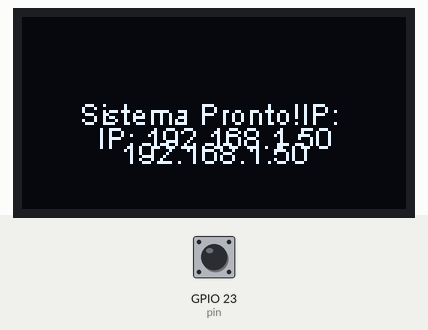
The sketch below on a simulated ESP32. Shown: 128×64 one-colour display. The inputs (shaded band) are chosen by the test bench; at power-on: GPIO 23 (pin) HIGH. WiFi joins after 1.5 s; servers stay silent unless stated; what the sketch prints to the serial monitor is not drawn.

Above: at 2.7 s.
2.8 s: GPIO 23 (pin) pulled LOW for 3.2 s
At 6.2 s:
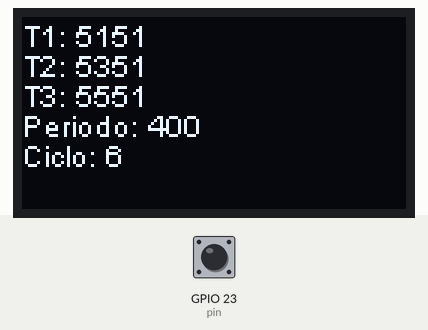
7.5 s: GPIO 23 (pin) pulled LOW for 0.15 s
At 8.2 s:
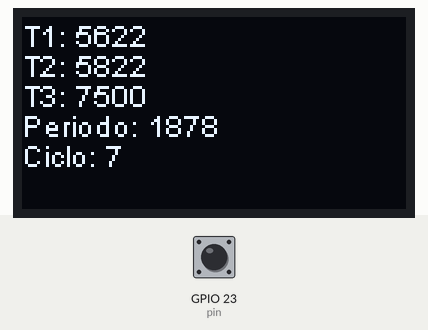
Timing chart, 0 to 10.5 s (numbered marks = the images above; inputs shaded):
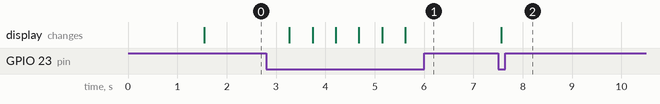

Measured:
- after the input at 2.8 s, the display: first changes after 0.47 s (image 1 shows a later state)
- after the input at 7.5 s, the display: changes after 0.07 s (image 2)

The sketch:

Pendulo_OTA_WM_WebServer.ino
```cpp
//#define WFM_ENABLE
#include <WiFi.h>
#include <WebServer.h>
#include <WiFiUdp.h>
#include <ESPmDNS.h>
#include <ArduinoOTA.h>
#include <WiFiManager.h>
#include <Wire.h>
#include "SSD1306Wire.h" // legacy include: `#include "SSD1306.h"`
#define SSID "ESP32E_AP_MODE"
#define PASSWRORD "12345678"
#define SDA_PIN 21
#define SCL_PIN 22
#define pin 23

WebServer server(80);
SSD1306Wire  display(0x3c, SDA_PIN, SCL_PIN);
// SH1106 display(0x3c, D3, D5);
int count = 0;
int _delay = 200;
bool wifi = false;
String _log;

/************************************************************************************
** SETUP
************************************************************************************/
void setup() {
  oledSetup();
  display.setTextAlignment(TEXT_ALIGN_CENTER_BOTH);
  display.setFont(ArialMT_Plain_10);
  oledNewMessage(display.getWidth() / 2, display.getHeight() / 2, "Buscando conexao");
  //tenta se conectar com uma rede wifi
  wifi = wifiSetup();
  pinMode(pin, INPUT_PULLUP);
  display.setTextAlignment(TEXT_ALIGN_CENTER_BOTH);
  display.setFont(ArialMT_Plain_10);
  oledNewMessage(display.getWidth() / 2, display.getHeight() / 2, "Sistema Pronto!IP: "+ WiFi.localIP().toString());
  oledAddMessage(display.getWidth() / 2, display.getHeight() / 2+8, "IP: "+ WiFi.localIP().toString());
  display.setTextAlignment(TEXT_ALIGN_LEFT);
  if (wifi) {
    serverSetup();
    OTASetup();
  }
}
/************************************************************************************
** LOOP
************************************************************************************/
void loop() {
  uint32_t time1 = 0, time2 = 0, time3 = 0;
  //  if (sensor()) {
  while (!sensor()) {
    if (wifi)combo();
    yield();
  }
  time1 = millis();
  delay(_delay);
  while (!sensor()) {
    if (wifi)combo();
    yield();
  }
  time2 = millis();
  delay(_delay);
  while (!sensor()) {
    if (wifi)combo();
    yield();
  }
  time3 = millis();
  count++;
  String payload = String(time3 - time1);
  oledNewMessage(0, 0, "T1: " + String(time1));
  oledAddMessage(0, 10, "T2: " + String(time2));
  oledAddMessage(0, 20, "T3: " + String(time3));
  oledAddMessage(0, 30, "Periodo: " + String(time3 - time1));
  oledAddMessage(0, 40, "Ciclo: " + String(count));
  _log += String(count) + "º ciclo\n\r";
  _log += "Periodo: " + payload + " ms\n\r";

  if (wifi) combo();
}
void combo() {
  ArduinoOTA.handle();
  server.handleClient();
}
/************************************************************************************
** FUNÇÕES P/ MQTT
************************************************************************************/
//void callback(char* topic, byte * payload, unsigned int length) {
//  // handle message arrived
//}
//bool mqttSetup() {
//  display.setTextAlignment(TEXT_ALIGN_LEFT);
//  if (client.connect("ESP8266_872ysrjo21387y")) {
//    oledNewMessage(0, 0, "Connected to MQTT broker");
//    delay(1000);
//    return true;
//  }
//  else {
//    oledNewMessage(0, 0, "MQTT connect failed");
//    //    oledAddMessage(0, 10, "Will reset and try again...");
//    delay(5000);
//    return false;
//    //    abort();
//  }
//}
/************************************************************************************
** FUNÇÕES P/ GPIO
************************************************************************************/
bool sensor() {
  return !digitalRead(pin);
}
/************************************************************************************
** FUNÇÕES P/ CONEXÃO
************************************************************************************/
bool wifiSetup() {
  const char* ssid = "LME09";
  const char* password = "138027Sn";
#ifdef WFM_ENABLE
  WiFiManager WFManager;
  if (!WFManager.autoConnect(SSID, PASSWRORD)) {
    delay(3000);
    //Reinicia o ESP e tenta novamente ou entra em sono profundo (DeepSleep)
    //    ESP.reset();
    return false;
  }
#else if
  WiFi.mode(WIFI_STA);
  WiFi.begin(ssid, password);
  while (WiFi.waitForConnectResult() != WL_CONNECTED) {
    oledNewMessage(0, 0, "Connection Failed! Rebooting...");
    //    delay(5000);
    //    ESP.restart();
    return false;
  }
#endif
  return true;
}
/***********************************************************************************************
***********************************************************************************************/
void OTASetup() {
  ArduinoOTA.setHostname("Pendulo_ESP32");
  ArduinoOTA.onStart([]() {
    display.clear();
    display.setFont(ArialMT_Plain_10);
    display.setTextAlignment(TEXT_ALIGN_CENTER_BOTH);
    display.drawString(display.getWidth() / 2, display.getHeight() / 2 - 10, "OTA Update");
    display.display();
  });

  ArduinoOTA.onProgress([](unsigned int progress, unsigned int total) {
    display.drawProgressBar(4, 32, 120, 8, progress / (total / 100) );
    display.display();
  });

  ArduinoOTA.onEnd([]() {
    display.clear();
    display.setFont(ArialMT_Plain_10);
    display.setTextAlignment(TEXT_ALIGN_CENTER_BOTH);
    display.drawString(display.getWidth() / 2, display.getHeight() / 2, "Restart");
    display.display();
  });
  ArduinoOTA.begin();
}
/***********************************************************************************************
***********************************************************************************************/
void serverSetup() {
  if (MDNS.begin("esp32")) {
    Serial.println("MDNS responder started");
  }
  server.on("/", handleRoot);
  server.on("/data.txt", updateValues);
  server.onNotFound(handleNotFound);
  server.begin();
}
void handleRoot() {
  String  page;
  page = "<h1>Pendulo Simples Web Server</h1><h1>Data:</h1> <h1 id=\"data\">""</h1>\r\n";
  page += "<script>\r\n";
  page += "var x = setInterval(function() {loadData(\"data.txt\",updateData)}, 1000);\r\n";
  page += "function loadData(url, callback){\r\n";
  page += "var xhttp = new XMLHttpRequest();\r\n";
  page += "xhttp.onreadystatechange = function(){\r\n";
  page += " if(this.readyState == 4 && this.status == 200){\r\n";
  page += " callback.apply(xhttp);\r\n";
  page += " }\r\n";
  page += "};\r\n";
  page += "xhttp.open(\"GET\", url, true);\r\n";
  page += "xhttp.send();\r\n";
  page += "}\r\n";
  page += "function updateData(){\r\n";
  page += " document.getElementById(\"data\").innerHTML = this.responseText;\r\n";
  page += "}\r\n";
  page += "</script>\r\n";
  server.send(200, "text/html", page);
}
void updateValues() {
  String text = _log;
  server.send(200, "text/html", text);
}
void handleNotFound() {
  String message = "File Not Found\n\n";
  message += "URI: ";
  message += server.uri();
  message += "\nMethod: ";
  message += (server.method() == HTTP_GET) ? "GET" : "POST";
  message += "\nArguments: ";
  message += server.args();
  message += "\n";
  for (uint8_t i = 0; i < server.args(); i++) {
    message += " " + server.argName(i) + ": " + server.arg(i) + "\n";
  }
  server.send(404, "text/plain", message);
}

/************************************************************************************
** FUNÇÕES P/ OLED
************************************************************************************/
void oledSetup() {
  display.init();
  //  display.flipScreenVertically();
  display.setContrast(255);
}
void oledNewMessage(int16_t x, int16_t y, String msg) {
  display.clear();
  display.drawStringMaxWidth(x, y, display.getWidth(), msg);
  display.display();
}
void oledAddMessage(int16_t x, int16_t y, String msg) {
  display.drawStringMaxWidth(x, y, display.getWidth(), msg);
  display.display();
}
```
